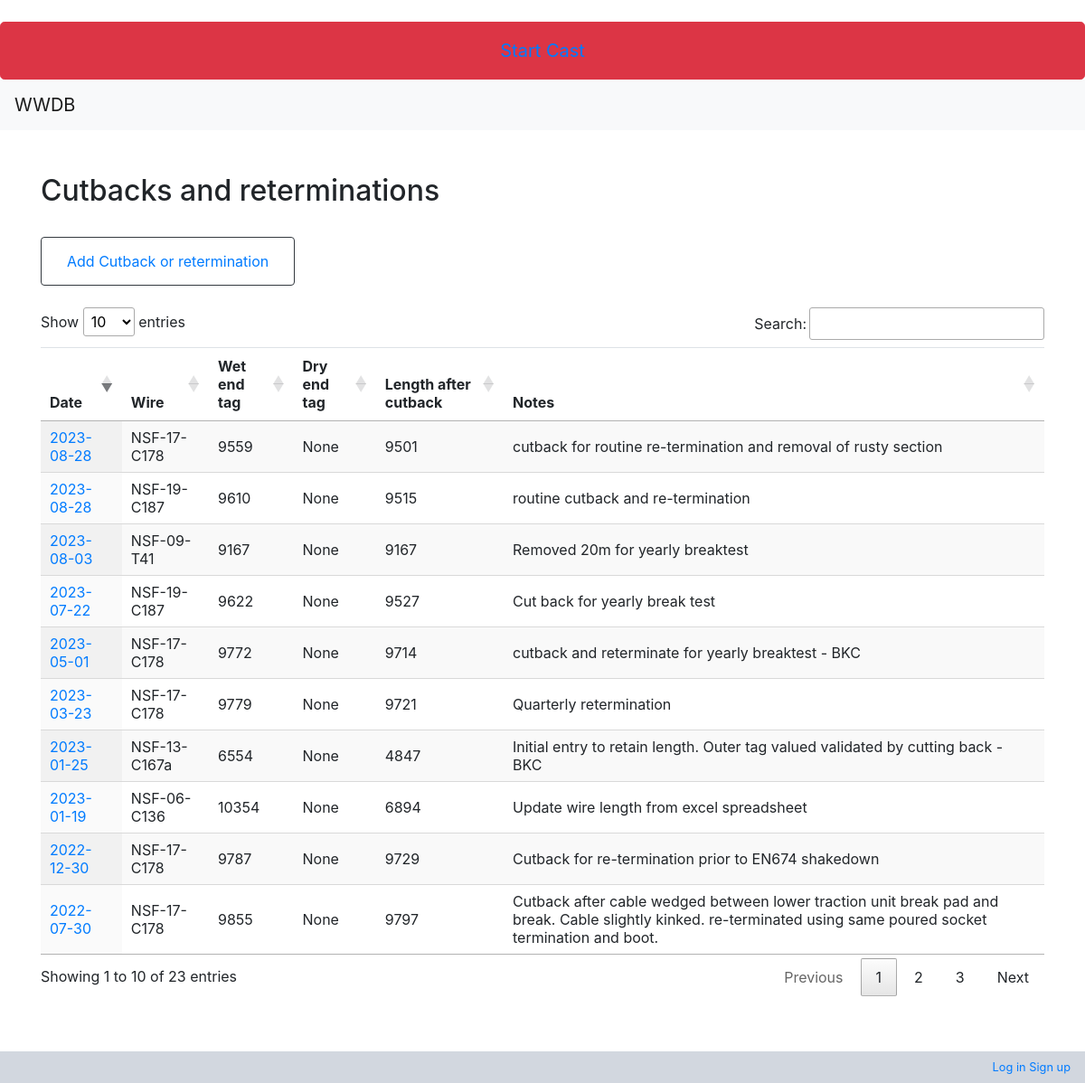
/wwdb/maintenance/cutbackreterminationlist/, run on an earlier commit of the app's database.
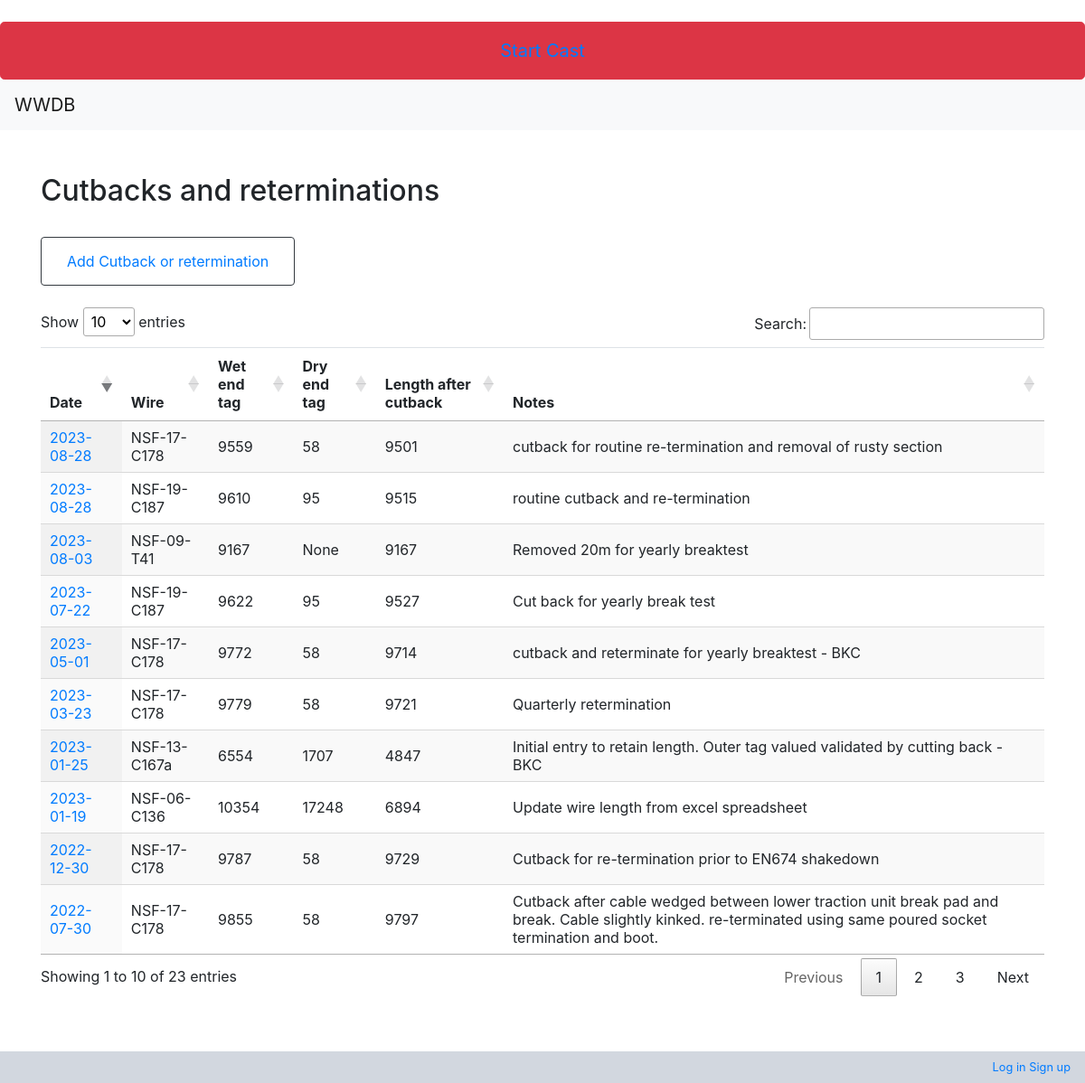
And on a later commit of the database.
### wwdb/models.py (models this page shows, shortened)
class CutbackRetermination(models.Model):
    id = models.AutoField(db_column='Id', primary_key=True, blank=True, null=False)
    wetendtag = models.IntegerField(db_column='WetEndTag', blank=True, null=True, verbose_name='Wet end tag value (m)')
    dryendtag = models.IntegerField(db_column='DryEndTag', blank=True, null=True, verbose_name='Dry end tag value (m)')
    wire = models.ForeignKey('Wire', models.DO_NOTHING, db_column='WireId', blank=True, null=True, related_name='wire_cutback_retermination', verbose_name='Wire')
    notes = models.TextField(db_column='Notes', blank=True, null=True, verbose_name='Notes')
    date = models.DateField(db_column='Date', blank=True, null=True, verbose_name='Date', validators=[MaxValueValidator(limit_value=date.today)])
    lengthaftercutback = models.IntegerField(db_column='LengthAfterCutback', blank=True, null=True, verbose_name='Length after cutback')
    class Meta:
        managed = True
        db_table = 'CutbackRetermination'
        verbose_name_plural = "CutbackRetermination"
    @property
    def format_date(self):
        date=self.date
        formatdate=date.strftime("%Y-%m-%d")
        return formatdate

class Wire(models.Model):
    id = models.AutoField(db_column='Id', primary_key=True, blank=True, null=False)
    wirerope = models.ForeignKey(WireRopeData, models.DO_NOTHING, db_column='WireRopeId', blank=True, null=True, verbose_name='Wire rope data id')
    winch = models.ForeignKey(Winch, models.DO_NOTHING, db_column='WinchId', blank=True, null=True, verbose_name='Winch', related_name='reverse_wire')
    manufacturerid = models.TextField(db_column='ManufacturerId', blank=True, null=True, verbose_name='Manufacturer id')
    nsfid = models.TextField(db_column='NsfId', blank=True, null=True, verbose_name='NSF id')
    dateacquired = models.DateTimeField(db_column='DateAcquired', blank=True, null=True, verbose_name='Date Acquired', validators=[MaxValueValidator(limit_value=datetime.today)])
    notes = models.TextField(db_column='Notes', blank=True, null=True, verbose_name='notes')
    status = models.BooleanField(db_column='Status', blank=True, null=True, verbose_name='Status')
    ownershipstatus = models.ForeignKey(OwnershipStatus, models.DO_NOTHING, db_column='OwnershipStatusId', blank=True, null=True, verbose_name='Ownership status')
    drums = models.ManyToManyField(Drum, through='WireDrum', related_name='loaded_wires', verbose_name='Drum')
    factorofsafety = models.ForeignKey(FactorOfSafety, models.DO_NOTHING, db_column='FactorofSafety', blank=True, null=True, related_name='wirefactorofsafety', verbose_name='Factor of safety')
    dryendtag = models.IntegerField(db_column='DryEndTag', blank=True, null=True, verbose_name='Dry end tag value (m)')
    class Meta:
        managed = True
        db_table = 'Wire'
        verbose_name_plural = "Wire"
    def __str__(self):
        return str(self.nsfid)

### wwdb/views.py (the view)
# urls.py: path('maintenance/cutbackreterminationlist/', views.cutbackreterminationlist, name='cutbackreterminationlist'),
def cutbackreterminationlist(request):
    cutbacks_reterminations = CutbackRetermination.objects.order_by('-date')
    context = {
        'cutbacks_reterminations': cutbacks_reterminations,
        }
    return render(request, 'wwdb/maintenance/cutbackreterminationlist.html', context=context)

### context_processors.py (called while the page is built)
def cast_context(request):
    return {'last': Cast.objects.last()}

### wwdb/templates/wwdb/maintenance/cutbackreterminationlist.html (shortened to what this page needs)
<!DOCTYPE html>
{% extends "wwdb/base.html" %}
{% block content %}
<h2>Cutbacks and reterminations</h2>
<button type="button" class="btn btn-outline-dark">
    <a class="nav-link" href="{% url 'cutbackreterminationadd' %}">Add Cutback or retermination</a>
</button>
<table id="" class="display table">
    <thead>
        <tr>
            <th>Date</th>
            <th>Wire</th>
            <th>Wet end tag</th>
            <th>Dry end tag</th>
            <th>Length after cutback</th>
            <th>Notes</th>
        </tr>
    </thead>
    {% for cutbackretermination in cutbacks_reterminations %}
    <tr>
        <td><a href="{% url 'cutbackreterminationedit' cutbackretermination.pk %}">{{cutbackretermination.format_date}}</a></td>
        <td>{{cutbackretermination.wire}}</td>
        <td>{{cutbackretermination.wetendtag}}</td>
        <td>{{cutbackretermination.dryendtag}}</td>
        <td>{{cutbackretermination.lengthaftercutback}}</td>
        <td>{{cutbackretermination.notes}}</td>
    </tr>
    {% endfor %}
</table>
{% endblock %}

What changed in the data, as far as the page shows it:
changed CutbackRetermination "cutback for routine re-termination and removal of rusty section": dryendtag "None" → "58"
changed CutbackRetermination "routine cutback and re-termination": dryendtag "None" → "95"
changed CutbackRetermination "Cut back for yearly break test": dryendtag "None" → "95"
changed CutbackRetermination "cutback and reterminate for yearly breaktest - BKC": dryendtag "None" → "58"
changed CutbackRetermination "Quarterly retermination": dryendtag "None" → "58"
changed CutbackRetermination "Initial entry to retain length. Outer tag valued validated by cutting back - BKC": dryendtag "None" → "1707"
changed CutbackRetermination "Update wire length from excel spreadsheet": dryendtag "None" → "17248"
changed CutbackRetermination "Cutback for re-termination prior to EN674 shakedown": dryendtag "None" → "58"
changed CutbackRetermination (number 10 of 10 on the later page): dryendtag "None" → "58"
